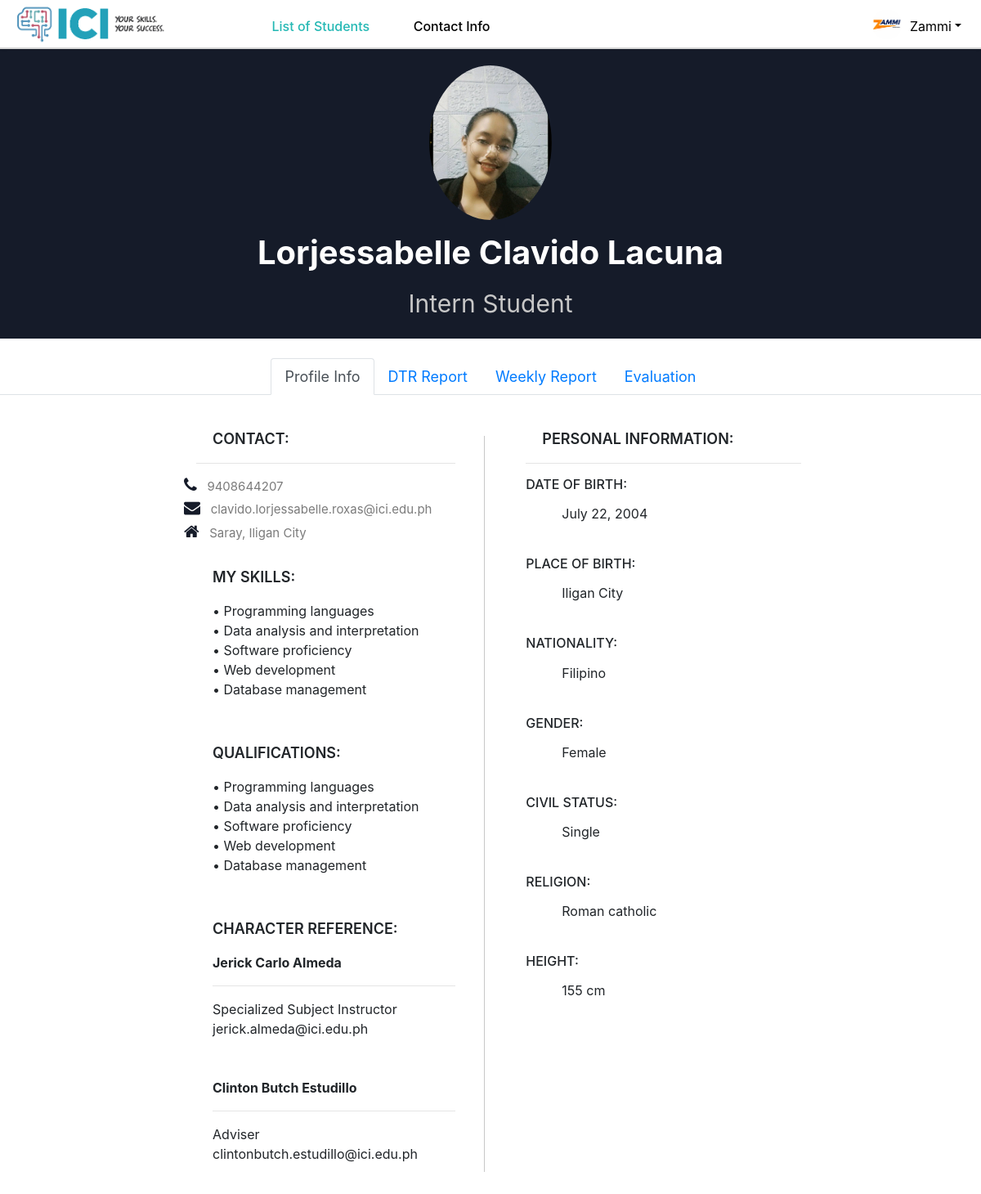
/dep-view.php?lrn=128094120067 (signed in), run on the app's committed database.
### tables this page shows
CREATE TABLE `departments` (
  `ID` bigint(20) NOT NULL,
  `username` varchar(20) NOT NULL,
  `department` varchar(80) NOT NULL,
  `email` varchar(255) NOT NULL,
  `pass` varchar(500) NOT NULL,
  `address` varchar(255) NOT NULL,
  `number` varchar(500) NOT NULL,
  `fb` varchar(255) NOT NULL,
  `picture` text NOT NULL
);

CREATE TABLE `students` (
  `fname` varchar(80) NOT NULL,
  `mname` varchar(80) NOT NULL,
  `lname` varchar(80) NOT NULL,
  `lrn` varchar(12) NOT NULL,
  `email` varchar(255) NOT NULL,
  `cpnum` bigint(11) NOT NULL,
  `pass` varchar(255) NOT NULL,
  `nschool` text NOT NULL,
  `department` text NOT NULL,
  `coordinator` varchar(255) NOT NULL,
  `block` varchar(80) NOT NULL,
  `schoolyear` varchar(9) NOT NULL,
  `hrs` int(11) NOT NULL,
  `homeaddress` text NOT NULL,
  `bdate` date NOT NULL,
  `placeofbirth` varchar(500) NOT NULL,
  `Gender` varchar(80) NOT NULL,
  `nationality` text NOT NULL,
  `marital_status` text NOT NULL,
  `religion` varchar(1000) NOT NULL,
  `height` varchar(10) NOT NULL,
  `skills` varchar(700) NOT NULL,
  `qualifications` varchar(700) NOT NULL,
  `picture` text NOT NULL,
  `objective` text NOT NULL,
  `cr1name` text NOT NULL,
  `cr1relation` text NOT NULL,
  `cr1info` varchar(255) NOT NULL,
  `cr2name` text NOT NULL,
  `cr2relation` text NOT NULL,
  `cr2info` varchar(255) NOT NULL,
  `schedule` text NOT NULL,
  `startdate` date NOT NULL,
  `remarks` varchar(80) NOT NULL,
  `status` varchar(80) NOT NULL,
  `dateRegistered` date NOT NULL
);

### dep-view.php (the view, shortened to what this page needs)
<?php
include('capstone_database.php');
include('navigation_bar_department.php');
?>
<!DOCTYPE html>
<html lang="en">
<head>
    <link rel="stylesheet" href="https://cdn.datatables.net/1.13.4/css/jquery.dataTables.min.css">
</head>
<body>
<div class="top-section">
    <?php
        $id = $_GET['lrn'];
        $sequel = "SELECT * FROM students WHERE lrn = '$id'";
        $result = mysqli_query($mysqli, $sequel);
        $row = mysqli_fetch_assoc($result);
    ?>
    <img src="uploads/<?php if($row['picture'] == null){ echo "silhouette.png"; } else {echo $row['picture'];} ?>" class="profile" />
    <p class="p1"><?php echo $row['fname'] . " " . $row['mname'] . " " . $row['lname']; ?></span></p>
    <p class="p2">Intern Student</p>
</div>
<br>
<div>
<div>
<div>
        <ul class="nav nav-tabs justify-content-center" id="myTab" role="tablist">
        <li class="nav-item" role="presentation">
            <a style='font-size: 18px;' class="nav-link active" id="home-tab" data-toggle="tab"  data-bs-target="#home" href="#home" role="tab" aria-controls="home" aria-selected="true">Profile Info</a>
        </li>
        <li class="nav-item" role="presentation">
            <a style='font-size: 18px;' class="nav-link" id="dtr-tab" data-toggle="tab"  data-bs-target="#dtr" href="#dtr" role="tab" aria-controls="dtr" aria-selected="true">DTR Report</a>
        </li>
        <li class="nav-item" role="presentation">
            <a style='font-size: 18px;' class="nav-link" id="week-tab" data-toggle="tab"  data-bs-target="#week" href="#week" role="tab" aria-controls="week" aria-selected="true">Weekly Report</a>
        </li>
        <li class="nav-item" role="presentation">
            <a style='font-size: 18px;' class="nav-link" id="evaluation-tab" data-toggle="tab"  data-bs-target="#evaluation" href="#evaluation" role="tab" aria-controls="evaluation" aria-selected="false">Evaluation</a>
        </li>
        </ul>
        <div class="tab-content" id="myTabContent">
            <div class="tab-pane fade show active" id="home" role="tabpanel" aria-labelledby="home-tab">
                <div class="main">
                        <?php
                        	$id = $_GET['lrn'];
                            $sequel = "SELECT * FROM students WHERE lrn = '$id'";
                            $result = mysqli_query($mysqli, $sequel);
                            $row = mysqli_fetch_assoc($result);
                        ?>
					<div class="row">
					<div class="col">
						<div class="content-box" style="padding-left: 40px;">
						<p class="head">Contact:</p><hr>
						<p class="p3"><i class="fa fa-phone" aria-hidden="true"></i> &nbsp;&nbsp;<?php echo $row['cpnum'] ?></p>
						<p class="p3"><i class="fa fa-envelope" aria-hidden="true"></i> &nbsp;&nbsp;<?php echo $row['email'] ?></p>
						<p class="p3"><i class="fa fa-home" aria-hidden="true"></i> &nbsp;&nbsp;<?php echo $row['homeaddress'] ?></p>
						<br/>
						<p class="head">MY SKILLS:</p>
						<ul class="skills">
							<?php echo "• " . str_replace(',', '<br>•', $row['skills'])  ?>
						</ul>
						<br>
						<br>
						<br>
						<p class="head" style="margin-top: -20px;">QUALIFICATIONS:</p>
						<ul class="skills">
							<?php echo "• " . str_replace(',', '<br>•', $row['qualifications'])  ?>
						</ul>
						<br>
						<br>
						<br>
						<p class="head" style="margin-top: -20px;">CHARACTER REFERENCE:</p>
						<ul class="skills">
							<?php
								echo "<b>" . $row['cr1name'] . "</b><br><hr>";
								echo $row['cr1relation'] . "<br>";
								echo $row['cr1info'] . "<br>";
							?>
						</ul>
						<br><br>
						<ul class="skills">
							<?php
								echo "<b>" . $row['cr2name'] . "</b><br><hr>";
								echo $row['cr2relation'] . "<br>";
								echo $row['cr2info'] . "<br>";
							?>
						</ul>
						</div>
					</div>
					<div class="line"></div>
					<div class="col">
						<div class="content-box">
						<p class="head">Personal Information:</p><hr>
						<h6>DATE OF BIRTH:</h6>
						<p class="p-4"><?php echo date_format(date_create($row['bdate']), "F d, Y") ?></p>
						<h6>PLACE OF BIRTH:</h6>
						<p class="p-4"><?php echo $row['placeofbirth'] ?></p>
						<h6>NATIONALITY:</h6>
						<p class="p-4"><?php echo $row['nationality'] ?></p>
						<h6>GENDER:</h6>
						<p class="p-4"><?php echo $row['Gender'] ?></p>
						<h6>CIVIL STATUS:</h6>
						<p class="p-4"><?php echo $row['marital_status'] ?></p>
						<h6>RELIGION:</h6>
						<p class="p-4"><?php echo $row['religion'] ?></p>
						<h6>HEIGHT:</h6>
						<p class="p-4"><?php echo $row['height'] . " cm" ?></p>
						</div>
					</div>
					</div>
				</div>
				</div>
            </div>
</body>
</html>

### navigation_bar_department.php (shortened to what this page needs)
<!DOCTYPE html>
<html lang="en">
<head>
<link rel="stylesheet" href="https://stackpath.bootstrapcdn.com/bootstrap/4.5.0/css/bootstrap.min.css">
<link rel="stylesheet" href="https://maxcdn.bootstrapcdn.com/font-awesome/4.7.0/css/font-awesome.min.css">
</head>
<body>
<nav class="navbar navbar-expand-xl navbar-light" style="position: sticky; top: 0; background-color: #FFF; height: 60px;">
	<a href="#" class="navbar-brand"><img src="uploads/logo.png" alt="ICI logo"class="logo">
 </a>
	<div id="navbarCollapse" class="collapse navbar-collapse justify-content-start">
		<div class="navbar-nav">
        &nbsp;&nbsp;&nbsp;&nbsp;&nbsp;&nbsp;&nbsp;&nbsp;&nbsp; <a class="highlight1" href="department-studentslist.php" class="nav-item nav-link" style= "margin-left: 20px; margin-right: 20px;">List of Students</a> &nbsp;&nbsp;&nbsp;
			<a class="highlight2" href="dep-contactinfo.php" class="nav-item nav-link" style= "margin-left: 20px; margin-right: 20px;">Contact Info</a>
		</div>
		<div class="navbar-nav ml-auto">
			<div class="nav-item dropdown">
				<?php
					include 'capstone_database.php';
					function firstName($string) {
						$word = strtok($string, ' ');
						return $word !== false ? $word : '';
					}
					$myseq = "SELECT * FROM `departments` WHERE `ID` ='" . $_SESSION['department'] . "'";
					$result = mysqli_query($mysqli, $myseq);
					$row = mysqli_fetch_assoc($result);
				?>
				<a style="color: black;" href="#" data-toggle="dropdown" class="nav-link dropdown-toggle user-action"><img src="uploads/<?php echo $row['picture'] ?>" class="avatar" alt="Avatar"><?php echo firstName($row['department']); ?><b class="caret"></b></a>
			</div>
		</div>
	</div>
</nav>
</body>
</html>

### navigation_bar_department.php (style rules this page uses)
body { background: #FFF; height: auto; }
.navbar { background: #000; padding-left: 16px; padding-right: 16px; border-bottom: 2px solid #d6d6d6; box-shadow: 0 0 4px rgba(0,0,0,.1); z-index: 100; }
.nav-link img { border-radius: 50%; width: 36px; height: 36px; margin: -8px 0; float: left; margin-right: 10px; }
.navbar .navbar-brand { color: black; padding-left: 0; padding-right: 50px; font-family: 'Merienda One', sans-serif; }
.logo { width: 190px; top: 12px; list-style: none; }
.navbar-nav a { margin-top: 5px; }
.highlight1, .highlight2 { color: #000; font-weight: 500; }

### dep-view.php (style rules this page uses)
.highlight1 { color: #25B8B4; font-weight: 500; }
.main { height: auto; width: 800px; margin: 20px auto; }
.top-section { background-color:#151b29; text-align: center; padding: 20px; }
.profile { width: 150px; border-radius: 50%; }
.p1 { color: white; font-size: 40px; font-weight: bold; margin: 0px; margin-top: 10px; }
.p2 { font-size: 30px; color: #c7c7c7; margin: 0px; margin-top: 10px; }
.line { border-left: 1px solid #c7c7c7; height: 900px; width: 2%; margin-top: 30px; float:left; }
.content-box { padding: 20px; }
.head { font-size: 18px; text-transform: uppercase; font-weight: 600; }
.p3 { color: #7b7b7b; margin-bottom: 5px; font-size: 15px; margin-left: -15px; }
.fa { color: #151b29; font-size: 20px; }
.skills { margin-left: -20px; margin-bottom: 0px; }
h6 { margin-bottom: -10px; }
p { margin-left: 20px; }

### data on the page
departments: picture (picture), department "Zammi"
students: picture (picture), fname "Lorjessabelle", mname "Clavido", lname "Lacuna", cpnum "9408644207", email "clavido.lorjessabelle.roxas@ici.edu.ph", homeaddress "Saray, Iligan City", skills "Programming languages • Data analysis and interpretation • Software proficiency • Web development • Database management", qualifications "Programming languages • Data analysis and interpretation • Software proficiency • Web development • Database management", cr1name "Jerick Carlo Almeda", cr1relation "Specialized Subject Instructor", cr1info "jerick.almeda@ici.edu.ph", cr2name "Clinton Butch Estudillo", cr2relation "Adviser", cr2info "clintonbutch.estudillo@ici.edu.ph", bdate "July 22, 2004", placeofbirth "Iligan City", nationality "Filipino", Gender "Female", marital_status "Single", religion "Roman catholic", height "155"
